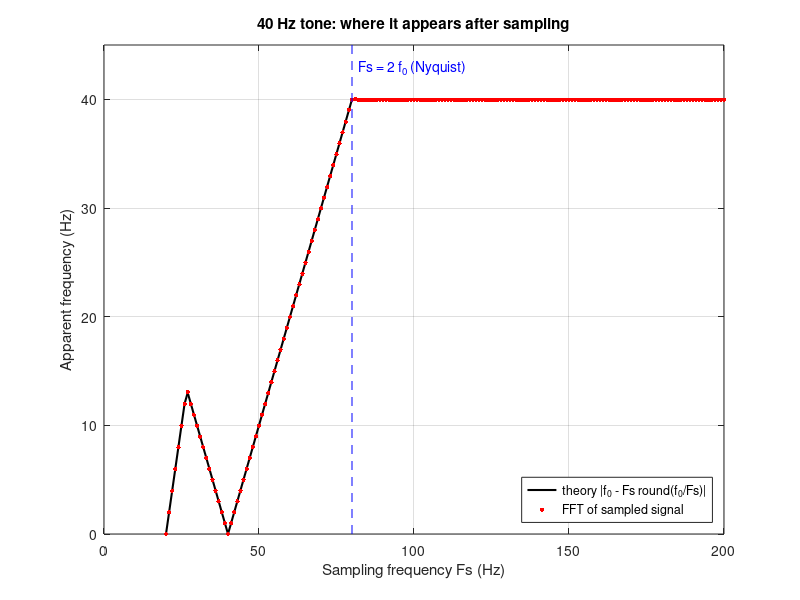

This figure's MATLAB source:
%% Aliasing: predicted folded frequency vs the FFT of the sampled signal
% Added in the 2026 review (not part of the original app).
% A 40 Hz tone is sampled the way the app does it (interp1 from the 1 kHz
% grid) at Fs = 20 ... 200 Hz. Theory: the tone shows up at
%   f_alias = | f0 - Fs * round(f0 / Fs) |
% Runs in MATLAB or GNU Octave, no toolboxes.

clear; clc; close all;
f0 = 40; t = linspace(0, 1, 1000); x = sin(2*pi*f0*t + 0.3);
Fs = 20:1:200; f_meas = zeros(size(Fs)); f_pred = abs(f0 - Fs.*round(f0./Fs));
for k = 1:numel(Fs)
    ts = 0:1/Fs(k):10;                              % 10 s for 0.1 Hz resolution
    xs = interp1(t, x, mod(ts, 1), 'linear');       % tone is periodic in 1 s
    N = numel(xs); X = abs(fft(xs));
    [~, i] = max(X(1:floor(N/2)+1)); f_meas(k) = (i-1)*Fs(k)/N;
end
ok = abs(f_meas - f_pred) <= 0.2;
fprintf('Predicted alias matches the FFT peak at %d of %d sampling rates (within 0.2 Hz)\n', sum(ok), numel(Fs));
fprintf('Mismatches at Fs = %s Hz\n', mat2str(Fs(~ok)));

figure('Position', [100 100 760 420]);
plot(Fs, f_pred, 'k-', 'LineWidth', 1.5); hold on;
plot(Fs, f_meas, 'r.', 'MarkerSize', 10);
plot([2*f0 2*f0], [0 45], 'b--');
text(2*f0 + 2, 43, 'Fs = 2 f_0 (Nyquist)', 'Color', 'b');
grid on; box on; xlabel('Sampling frequency Fs (Hz)'); ylabel('Apparent frequency (Hz)');
title('40 Hz tone: where it appears after sampling'); legend('theory |f_0 - Fs round(f_0/Fs)|', 'FFT of sampled signal', 'Location', 'southeast');
ylim([0 45]);
saveas(gcf, '../media/aliasing_check.png');
